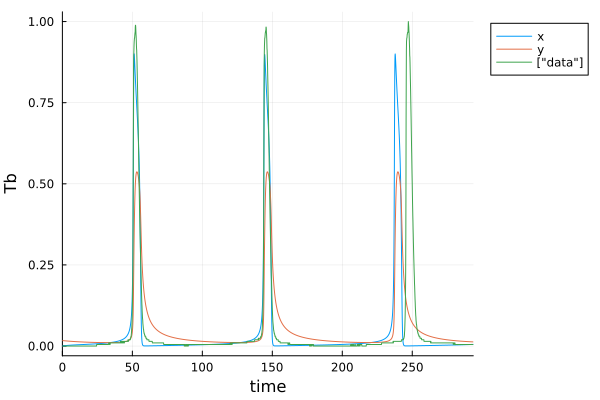

Write Julia code to recreate this figure.
#arctic ground squirrel re-optimization 

#load in modules 
using Random, LinearAlgebra, DataFrames, CSV, LatinHypercubeSampling
using Base.Threads: @threads
using OrdinaryDiffEq, Optimization, SciMLSensitivity, ForwardDiff, Plots
using ModelingToolkit
using ModelingToolkit: t_nounits as t, D_nounits as D

Random.seed!(2024)

#define tt & SaveTimes 
tt = 0.0:0.1:293.6
SaveTimes = 0.0:0.1:293.6
tspan = (tt[1],tt[end])

z=10000 #number of seeds to test reoptimization 
tot_num_param = 9 #total number of parameters

#read in data
data = Matrix(CSV.read("ags_training.csv",DataFrame,header=false))

u0=[data[1],-0.03500839]

@variables x(t) y(t)

@parameters B104 B106 B108 B109 B204 B205 l B110 B206

eqs = [D(x) ~ B104*x*x+B106*x*x*x+B108*x*y+B109*x*x*y+l+B110*x*y*y #note Andrew: k2 is the real parameter on the x,y term. I further simplified. 

D(y) ~ B204*x*x+B205*y*y+B206*x*x*x]

@mtkbuild ags_sys = ODESystem(eqs,t)

p_opt = [9.785506000000000, -9.999987000000001, -9.407997000000000, 1.987823000000000, -2.915110000000000, 0.0019, -0.03500839,2.745209000000000,-1.048649] 

ags_sys  = ODEProblem(ags_sys, [x => u0[1], y => u0[2]], tspan, [B104 => p_opt[1] B106 => p_opt[2] B108=> p_opt[3] B109=> 9.999995000000000 B204 => p_opt[4] B205 => p_opt[5] l=>p_opt[6] B110=> p_opt[8] B206=>p_opt[9]])

function model_loss(theta)
	_ags_sys = remake(ags_sys,u0=[x => u0[1], y => theta[7]], p=[B104 => theta[1] B106 => theta[2] B108=> theta[3] B204 => theta[4] B205 => theta[5] l=>theta[6] B110=>theta[8] B206=>theta[9]])
	ags_sol = solve(_ags_sys, saveat=SaveTimes)
	ags_sol_rs = reduce(hcat, ags_sol.u) #reshape
	sol = ags_sol_rs[1,:]
	loss = norm(sol[1:2000]-data[1:2000],2)
	return loss
end 

sv=0.5 #how much to vary each parameter around it's optimization values from DAHSI. 

lb = p_opt -sv*abs.(p_opt)
ub = p_opt +sv*abs.(p_opt)

lb[7] = -0.1
ub[7] = 0.1
lb[6] = 1e-5
ub[6] = 1e-3

#optimization set up 
adtype = Optimization.AutoForwardDiff()
optf = Optimization.OptimizationFunction((x, theta) -> model_loss(x),adtype)


#generate sampling plan: 
plan, _ = LHCoptim(z,tot_num_param,1000,threading=true)
scaled_plan = scaleLHC(plan,[(lb[1],ub[1]),(lb[2],ub[2]),(lb[3],ub[3]),(lb[4],ub[4]),(lb[5],ub[5]),(lb[6],ub[6]),(lb[7],ub[7]),(lb[8],ub[8]),(lb[9],ub[9])]) #could also define function for spreading seeds out differently
store_p = zeros(z,1*tot_num_param+4) #preallocate 

# #perform parameter estimation over z seeds 
@time begin 
	@threads for i in 1:z
		println(i)
		p0 = scaled_plan[i,:]
		store_p[i,:] = try 
			optprob = Optimization.OptimizationProblem(optf, p0, lb=lb, ub=ub)
			#optprob = Optimization.OptimizationProblem(optf, p0)
			etime = @elapsed begin 
			sol = solve(optprob, Optimization.LBFGS(), maxiters = 1000)
			end 
			vcat(i,etime,sol.objective,Int(SciMLBase.successful_retcode(sol)),sol.u)
		catch
			777*ones(1,1*tot_num_param+4)
		end 
	end 
end

println(argmin(store_p[:,3]))

println(store_p[argmin(store_p[:,3]),:])

r = store_p[argmin(store_p[:,3]),4+1:4+tot_num_param]

_ags_sys = remake(ags_sys,u0=[x => u0[1], y => r[7]], p=[B104 => r[1] B106 => r[2] B108=> r[3] B204 => r[4] B205 => r[5] l=>r[6] B110 => r[8] B206 => r[9]])
ags_sol = solve(_ags_sys, saveat=SaveTimes)
ags_sol_rs = reduce(hcat, ags_sol.u) #reshape
CSV.write("8BC_fit.csv",DataFrame(ags_sol_rs,:auto),header=false) 

p1=plot(ags_sol,label=["x" "y"],legend=:outertopright)
plot!(SaveTimes,data[1:2937,1],label=["data"],legend=:outertopright)
xlabel!("time")
ylabel!("Tb")
display(p1) 
CSV.write("8BC_info.csv",DataFrame(store_p,:auto),header=false) 

hessian = ForwardDiff.hessian(z -> model_loss(z), r)
CSV.write("8BC_hessian.csv",DataFrame(hessian,:auto),header=false)
savefig(p1,"8BC")

#long time series for dtw stuff:
tt = 0.0:0.1:293.6*2+0.1
SaveTimes = 0.0:0.1:293.6*2+0.1
#tspan = (tt[1],tt[end])
__ags_sys = remake(_ags_sys,tspan=(tt[1],tt[end]))
ags_sol = solve(__ags_sys, saveat=SaveTimes)
ags_sol_rs = reduce(hcat, ags_sol.u) #reshape
CSV.write("8BC_val_fts.csv",DataFrame(ags_sol_rs,:auto),header=false) 
